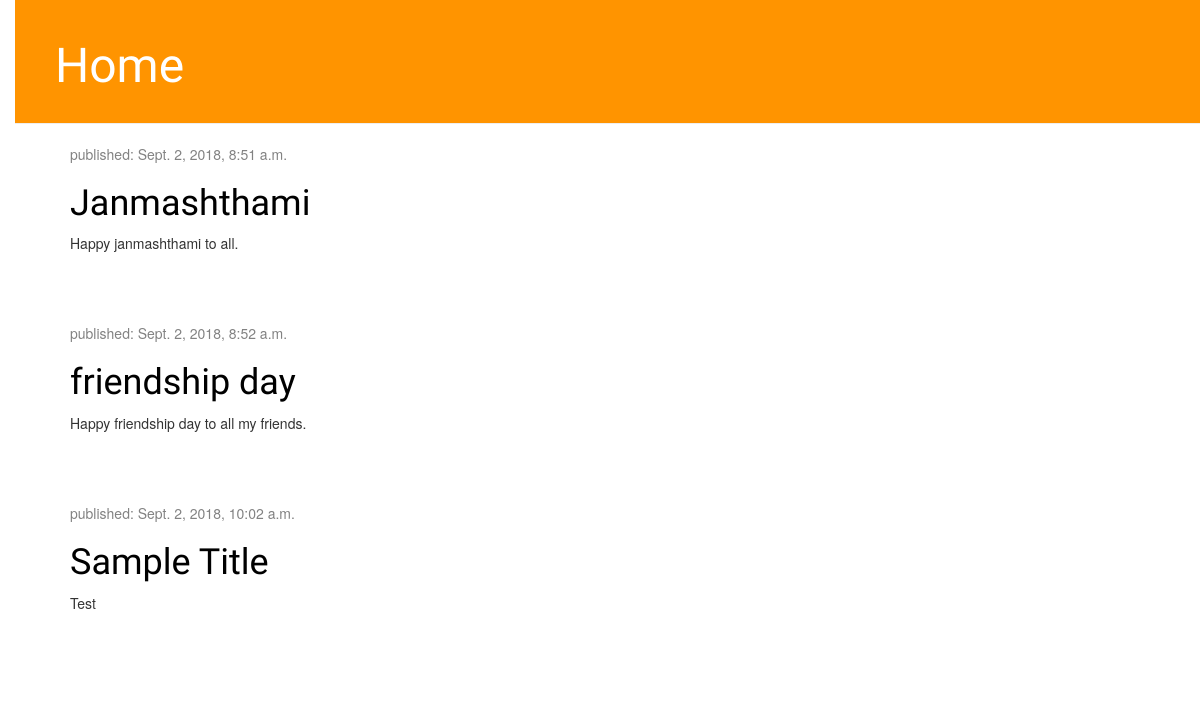
Before: / with the older database file.
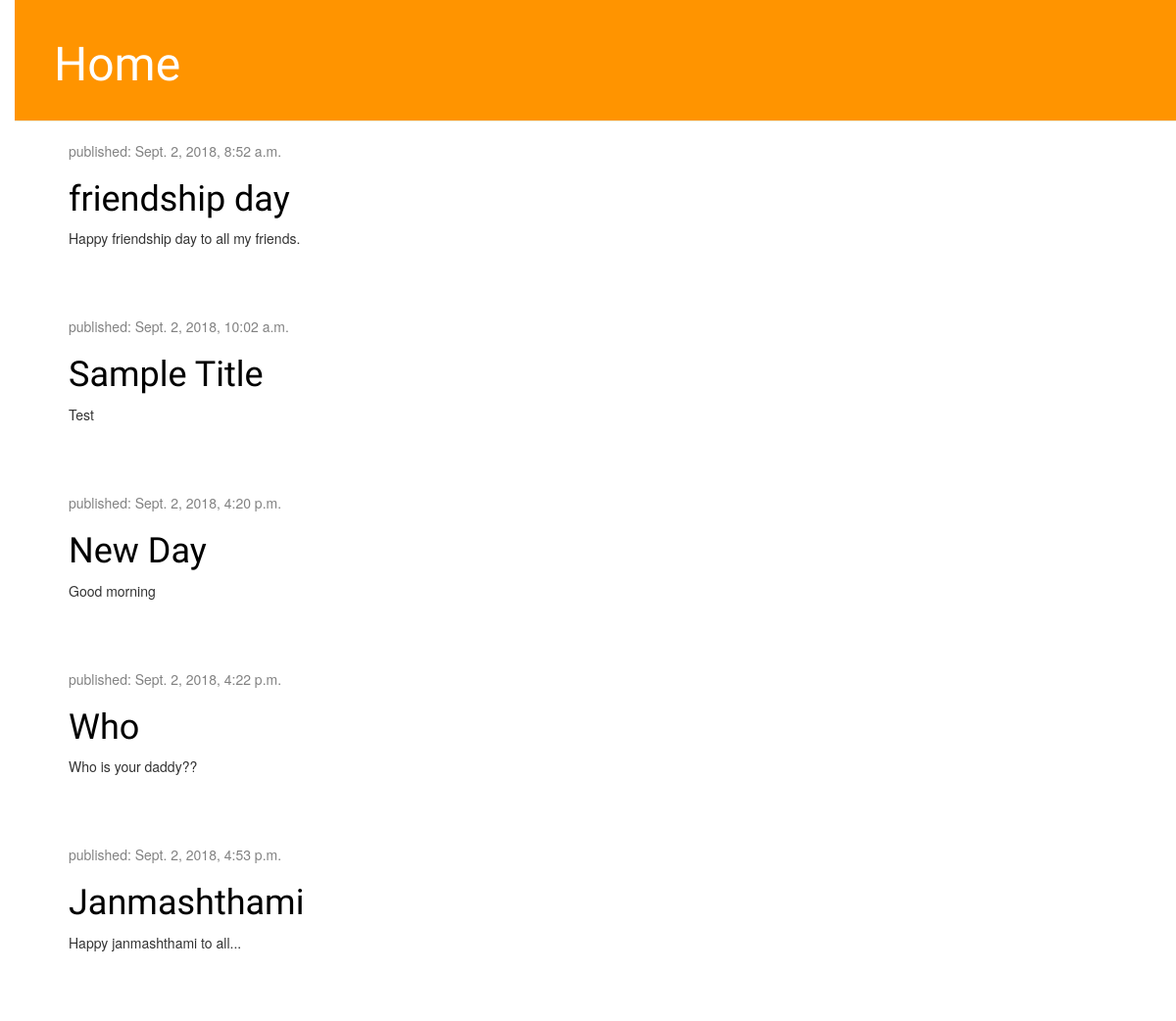
After: the same page with the newer database file.
### blog/models.py (models this page shows, shortened)
class Post(models.Model):
    author = models.ForeignKey('auth.User', on_delete=models.CASCADE)
    title = models.CharField(max_length=200)
    text = models.TextField()
    created_date = models.DateTimeField(default=timezone.now)
    published_date = models.DateTimeField(blank=True, null=True)

### blog/views.py (the view)
# urls.py: path('',views.post_list,name='post_list'),
def post_list(request):
	posts = Post.objects.filter(published_date__lte=timezone.now()).order_by('published_date')
	return render(request,'blog/post_list.html',{'posts':posts})

### blog/templates/blog/post_list.html
{% extends 'blog/base.html' %}
{% block content %}
	<div class="content container">
    <div class="row">
        <div class="col-md-8">
            {% for post in posts %}
                <div class="post">
                    <div class="date">
                        <p>published: {{ post.published_date }}</p>
                    </div>
                    <h1><a href="{% url 'post_detail' pk=post.pk %}">{{ post.title }}</a></h1>
                    <p>{{ post.text|linebreaksbr }}</p>
                </div>
            {% endfor %}
        </div>
    </div>
</div>
{% endblock %}

### blog/templates/blog/base.html (shortened to what this page needs)
{% load static %}
<!DOCTYPE html>
<html>
<head>
	<div class="page-header">
	<h1><a href="/">Home</a></h1>
	</div>
	<link rel="stylesheet" href="//maxcdn.bootstrapcdn.com/bootstrap/3.2.0/css/bootstrap.min.css">
	<link rel="stylesheet" href="//maxcdn.bootstrapcdn.com/bootstrap/3.2.0/css/bootstrap-theme.min.css">
	<link rel="stylesheet" href="{% static 'css/blog.css' %}">
</head>
<body>
{% block content %}{% endblock %}
</body>
</html>

### blog/static/css/blog.css (style rules this page uses)
h1 a { color: #FCA205; font-family: 'Lobster'; }
body { padding-left: 15px; }
.page-header { background-color: #ff9400; margin-top: 0; padding: 20px 20px 20px 40px; }
.page-header h1, .page-header h1 a, .page-header h1 a:visited, .page-header h1 a:active { color: #ffffff; font-size: 36pt; text-decoration: none; }
.content { margin-left: 40px; }
h1, h2, h3, h4 { font-family: 'Lobster', cursive; }
.date { color: #828282; }
.post { margin-bottom: 70px; }
.post h1 a, .post h1 a:visited { color: #000000; }

Changed rows visible on the page:
added Post: published_date "Sept. 2, 2018, 4:20 p.m.", title "New Day", text "Good morning"
added Post: published_date "Sept. 2, 2018, 4:22 p.m.", title "Who", text "Who is your daddy??"
changed Post "Janmashthami": published_date "Sept. 2, 2018, 8:51 a.m." → "Sept. 2, 2018, 4:53 p.m."; text "Happy janmashthami to all." → "Happy janmashthami to all..."; moves down the list
